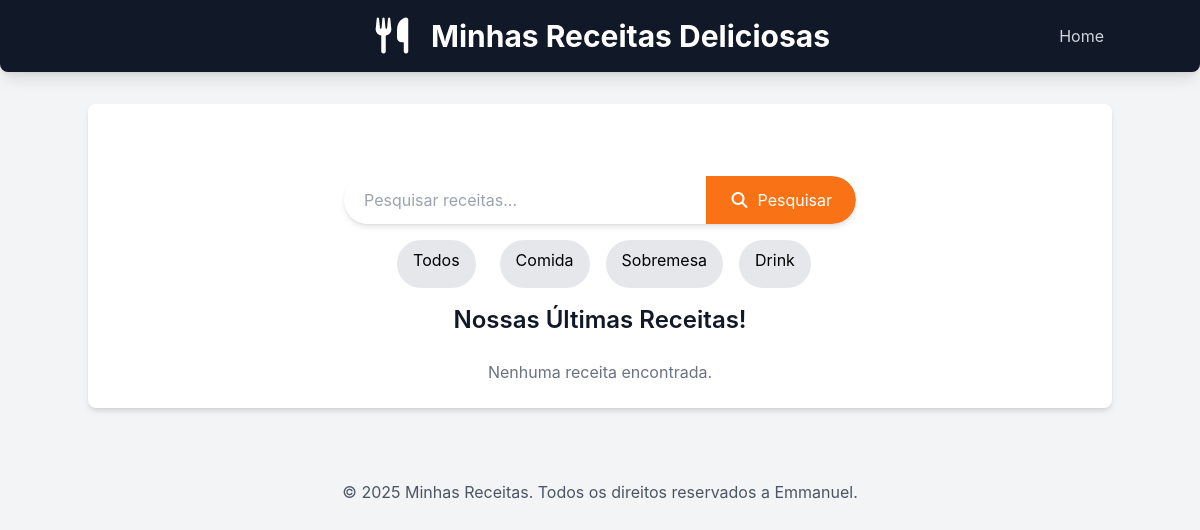
Page /receitas/ on the earlier database version.
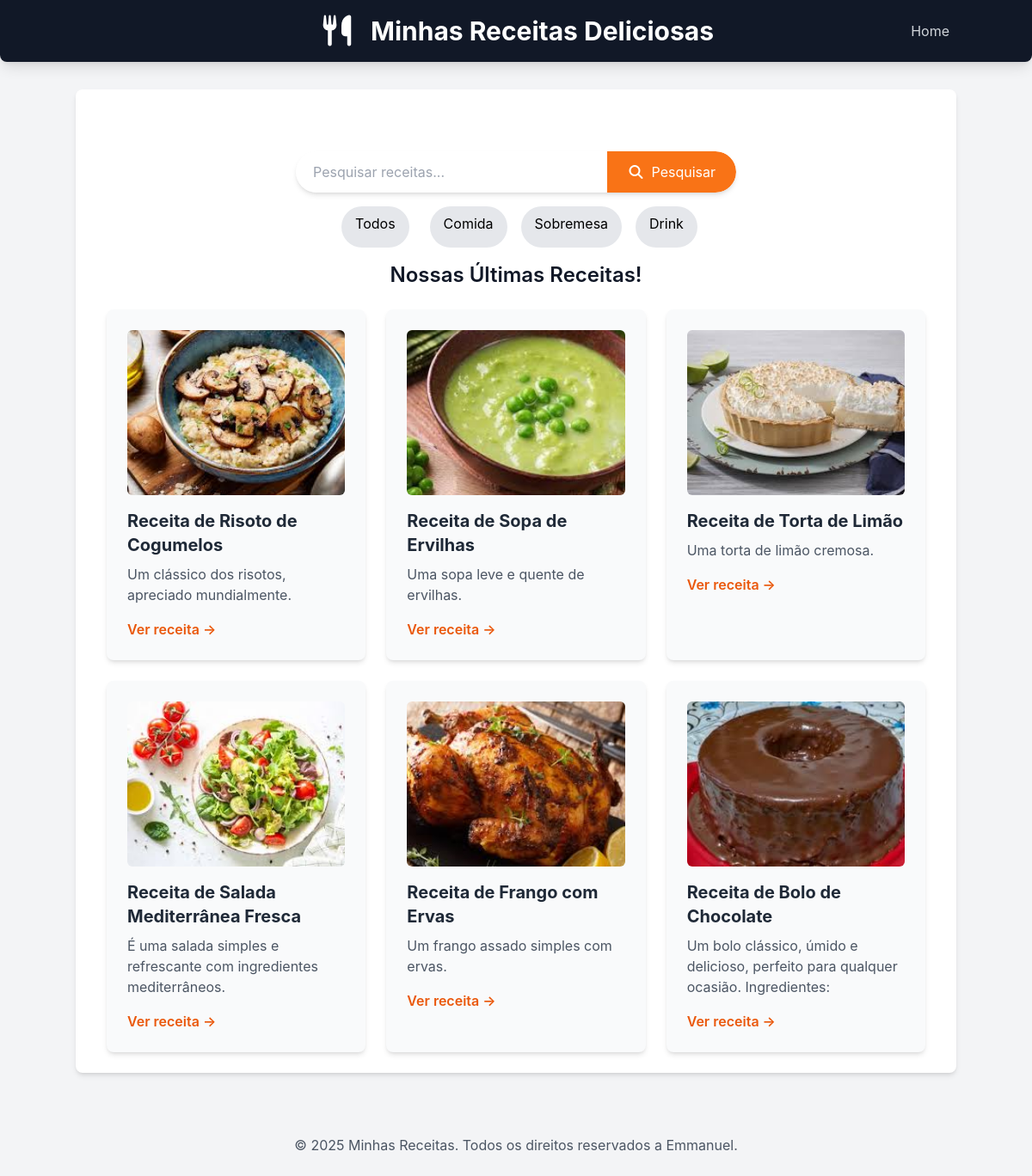
Same page on the later database version.
### receitas/models.py (models this page shows, shortened)
class Receita(models.Model):
    CATEGORIAS =[
        ('comida','Comida'),
        ('sobremesa','Sobremesa'),
        ('drink','Drink'),
    ]
    title = models.CharField("Título", max_length=200)
    description = models.TextField("Descrição")
    ingredients = models.TextField("Ingredientes")
    instructions = models.TextField("Modo de preparo")
    image = models.ImageField("Imagem", upload_to='receitas/images/', blank=True, null=True)
    categoria = models.CharField("Categoria", max_length=20, choices=CATEGORIAS, default='comida')
    created_at = models.DateTimeField(auto_now_add=True)
    updated_at = models.DateTimeField(auto_now=True)
    class Meta:
        verbose_name = "Receita"
        verbose_name_plural = "Receitas"
        ordering = ['-created_at'] #ordena as receitas pela data de criação (mais novas primeiro)

### receitas/views.py (the view)
# urls.py: 2. Add a URL to urlpatterns:  path('', views.home, name='home')
def home(request):
    categoria_slug = request.GET.get('categoria')
    categorias_choices = [choice[0] for choice in Receita.CATEGORIAS]
    if categoria_slug:
        receitas = Receita.objects.filter(categoria=categoria_slug)
        categoria_selecionada = categoria_slug
    else:
        receitas = Receita.objects.all()
        categoria_selecionada = None
    return render(request, 'receitas/home.html', {'receitas':receitas, 'categoria': categorias_choices, 'categoria_selecionada': categoria_selecionada})

### receitas/templates/receitas/home.html (shortened to what this page needs)
{% extends "receitas/base.html"%}
{% block content %}
<section class="container mx-auto mt-8 p-4 flex justify-center">
    <form method="get" action="{% url 'pesquisar_receitas' %}"
        class="w-full max-w-lg flex bg-white rounded-full shadow-md overflow-hidden">
        <input type="text" name="q" placeholder="Pesquisar receitas..."
            class="flex-grow p-3 text-gray-700 focus:outline-none focus:ring-2 focus:ring-orange-500 rounded-l-full pl-5">
        <button type="submit"
            class="bg-orange-500 hover:bg-orange-600 text-white p-3 px-6 rounded-r-full transition duration-300 ease-in-out flex items-center justify-center">
            <i class="fas fa-search mr-2"></i> Pesquisar
        </button>
    </form>
</section>
<nav class="ml-auto relative z-10 flex space-x-4 justify-center w-full h-12 object-cover rounded-md mb-4">
    <a href="{% url 'home' %}" class="text-black mx-2 px-4 py-2 bg-gray-200 rounded-full hover:text-white hover:bg-orange-600">Todos</a>
    <a href="{% url 'home' %}?categoria=comida" class="text-black mx-2 px-4 py-2 bg-gray-200 rounded-full  hover:text-white hover:bg-orange-600">Comida</a>
    <a href="{% url 'home' %}?categoria=sobremesa" class="text-black mx-2 px-4 py-2 bg-gray-200 rounded-full hover:text-white hover:bg-orange-600">Sobremesa</a>
    <a href="{% url 'home' %}?categoria=drink" class="text-black mx-2 px-4 py-2 bg-gray-200 rounded-full hover:text-white hover:bg-orange-600">Drink</a>
</nav>
    <h2 class="text-2xl font-semibold mb-6 text-center">
        Nossas Últimas Receitas!
    </h2>
    <div class="flex flex-wrap justify-center gap-6">
        {% for receita in receitas %}
        <div
            class="w-full sm:w-[calc(50%-1.5rem)] lg:w-[calc(33.333%-1.5rem)] bg-gray-50 p-6 rounded-lg shadow-md hover:shadow-lg transition-shadow duration-300 ease-in-out">
            {% if receita.image %}
            <img src="{{receita.image.url}}" alt="Imagem de {{receita.title}}"
                class="w-full h-48 object-cover rounded-md mb-4">
            {% endif %}
            <h3 class="text-xl font-bold mb-2 text-gray-800">{{receita.title}}</h3>
            <p class="text-gray-600 mb-4">{{receita.description | truncatewords:20}}</p>
            <a href="{% url 'receita_detail' receita.id %}"
                class="text-orange-600 hover:text-orange-800 font-semibold">Ver receita &rarr;</a>
        </div>
        {% empty %}
        <p class="text-center text-gray-500 col-span-full">
            Nenhuma receita encontrada.
        </p>
        {% endfor %}
    </div>
{% endblock %}

### receitas/templates/receitas/base.html (shortened to what this page needs)
{% load static %}
<!DOCTYPE html>
<html lang="pt-br">
<head>
    <script src="https://cdn.tailwindcss.com"></script>
    <link rel="stylesheet" href="https://cdnjs.cloudflare.com/ajax/libs/font-awesome/7.0.0/css/all.min.css"
 />
</head>
<body class="bg-gray-100 text-gray-900">
    <header class="bg-gray-900 text-white p-6 shadow-lg rounded-b-lg">
        <div class="container mx-auto relative flex flex-col sm:flex-row items-center justify-center">
            <div class="absolute inset-0 flex items-center justify-center">
            <div class="flex items-center">
                <div class="text-4xl mr-4">
                    <i class="fas fa-utensils"></i>
                </div>
                <h1 class="text-3xl font-bold text-center sm:text-left">
                    Minhas Receitas Deliciosas
                </h1>
            </div>
            </div>
            <nav class="ml-auto relative z-10 flex space-x-4">
                <a href="{% url 'home' %}" class="text-gray-300 hover:text-white mx-2">Home</a>
            </nav>
        </div>
    </header>
    <main class="container mx-auto p-6 mt-8 bg-white rounded-lg shadow-md">
        {% block content %}{% endblock %}
    </main>
    <footer class="mt-12 p-6 text-center text-gray-600">
        <p>&copy; 2025 Minhas Receitas. Todos os direitos reservados a Emmanuel.</p>
    </footer>
</body>
</html>

### receitas/templates/receitas/base.html (style rules this page uses)
body { font-family: 'Inter', sans-serif; }

Differences in the rows shown:
added Receita: image (picture), title "Receita de Risoto de Cogumelos", description "Um clássico dos risotos, apreciado mundialmente."
added Receita: image (picture), title "Receita de Sopa de Ervilhas", description "Uma sopa leve e quente de ervilhas."
added Receita: image (picture), title "Receita de Torta de Limão", description "Uma torta de limão cremosa."
added Receita: image (picture), title "Receita de Salada Mediterrânea Fresca", description "É uma salada simples e refrescante com ingredientes mediterrâneos."
added Receita: image (picture), title "Receita de Frango com Ervas", description "Um frango assado simples com ervas."
added Receita: image (picture), title "Receita de Bolo de Chocolate", description "Um bolo clássico, úmido e delicioso, perfeito para qualquer ocasião. Ingredientes:"
Other differences:
text no longer shown: "Nenhuma receita encontrada."
